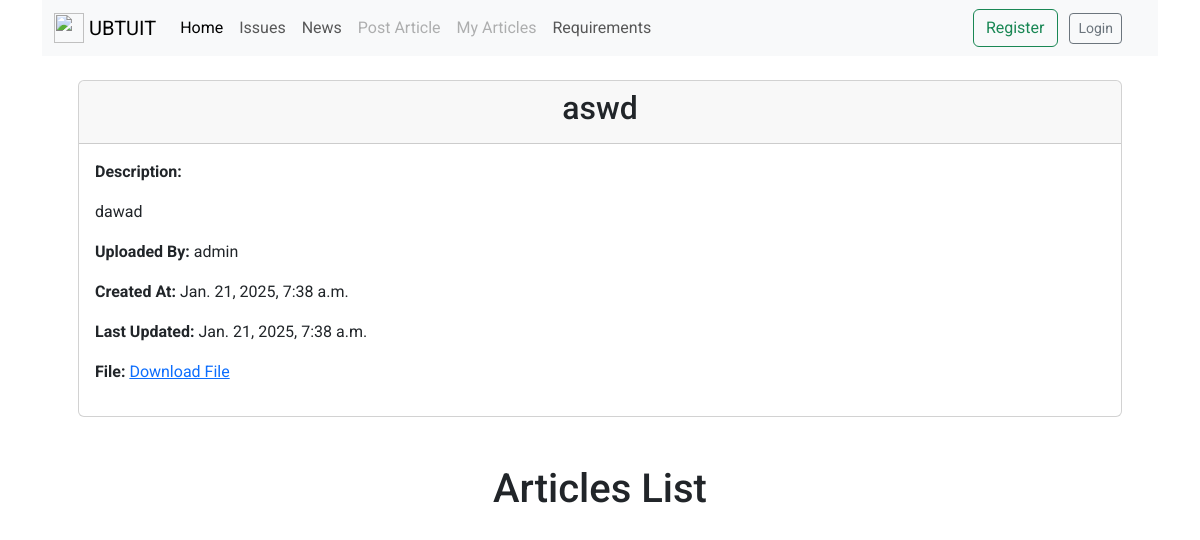
Page /journals/1/ on the committed database.
### journals/models.py (models this page shows, shortened)
class Journal(models.Model):
    user = models.ForeignKey(User, on_delete=models.SET_NULL, null=True)
    title = models.CharField(max_length=255)
    description = models.TextField()
    file_url = models.FileField(upload_to='journal_files/')
    created_at = models.DateTimeField(auto_now_add=True)
    updated_at = models.DateTimeField(auto_now=True)

### accounts/models.py (models this page shows, shortened)
class User(AbstractUser):
    firstname = models.CharField(max_length=100)
    lastname = models.CharField(max_length=100)
    email = models.EmailField()
    institution = models.CharField(max_length=250)
    city = models.CharField(max_length=250)
    country = models.CharField(max_length=250)
    academic_degree = models.CharField(max_length=255)

### articles/views.py (the view)
# urls.py: path('<int:journal_id>/', views.journal_detail, name='journal_detail'),
def journal_detail(request, journal_id):
    journal = get_object_or_404(Journal, pk=journal_id)
    articles = JournalArticle.objects.filter(journal=journal)
    return render(request, 'user/pages/journal_detail.html', {'articles': articles, 'journal': journal})

### templates/user/pages/journal_detail.html (shortened to what this page needs)
{% extends 'user/master.html' %}
{% block content %}
<div class="container">
    <div class="card m-4">
        <div class="card-header text-center">
            <h2>{{ journal.title }}</h2>
        </div>
        <div class="card-body">
            <p><strong>Description:</strong></p>
            <p>{{ journal.description }}</p>
            <p><strong>Uploaded By:</strong> {{ journal.user.username }}</p>
            <p><strong>Created At:</strong> {{ journal.created_at }}</p>
            <p><strong>Last Updated:</strong> {{ journal.updated_at }}</p>
            {% if journal.file_url %}
                <p><strong>File:</strong> <a href="{{ journal.file_url.url }}" download>Download File</a></p>
            {% endif %}
        </div>
    </div>
    <div class="m-2">
                <h1 class="text-center mt-5 mb-4">Articles List</h1>
    </div>
</div>
{% endblock content %}

### templates/user/master.html (style rules this page uses)
* { font-family: "Roboto", sans-serif; }

### rows in the picture
Journal: title "aswd", description "dawad", user.username "admin", created_at "Jan. 21, 2025, 7:38 a.m.", updated_at "Jan. 21, 2025, 7:38 a.m."
